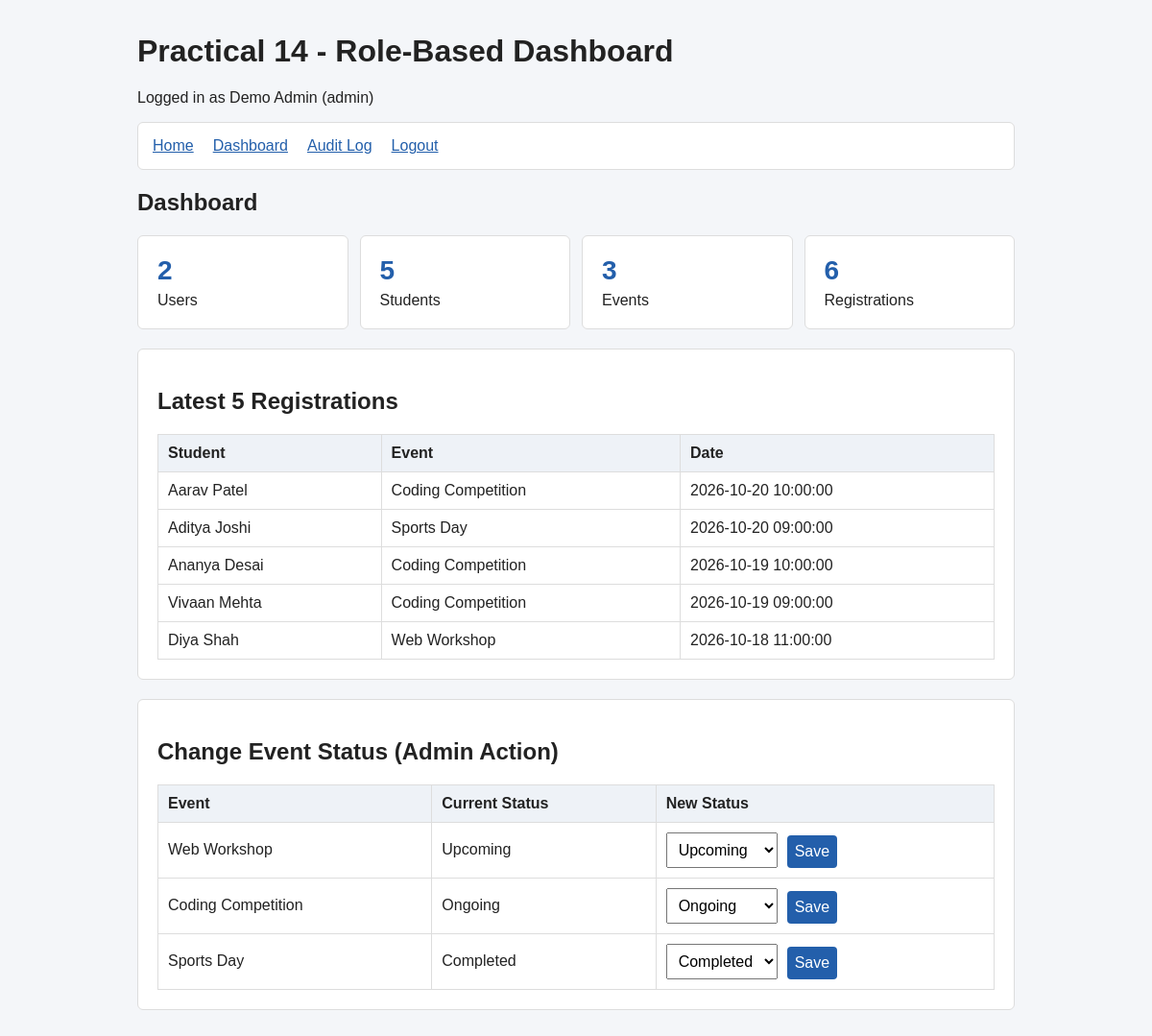
Page /index.php?page=dashboard (signed in) on the committed database.
### tables this page shows
CREATE TABLE IF NOT EXISTS users (
    id INT AUTO_INCREMENT PRIMARY KEY,
    name VARCHAR(100) NOT NULL,
    email VARCHAR(150) NOT NULL UNIQUE,
    password VARCHAR(255) NOT NULL,
    role ENUM('admin', 'student') NOT NULL
);

CREATE TABLE IF NOT EXISTS registrations (
    id INT AUTO_INCREMENT PRIMARY KEY,
    student_id INT NOT NULL,
    event_id INT NOT NULL,
    registered_at DATETIME NOT NULL DEFAULT CURRENT_TIMESTAMP,
    FOREIGN KEY (student_id) REFERENCES students(id),
    FOREIGN KEY (event_id) REFERENCES events(id)
);

CREATE TABLE IF NOT EXISTS students (
    id INT AUTO_INCREMENT PRIMARY KEY,
    name VARCHAR(100) NOT NULL
);

CREATE TABLE IF NOT EXISTS events (
    id INT AUTO_INCREMENT PRIMARY KEY,
    title VARCHAR(100) NOT NULL,
    status VARCHAR(20) NOT NULL
);

### auth.php (called while the page is built, shortened)
<?php
require __DIR__ . '/db.php';
$stmt = $conn->prepare('SELECT id, name, role FROM users WHERE id = ?');
$stmt->bind_param('i', $_SESSION['user_id']);
$stmt->execute();
$user = $stmt->get_result()->fetch_assoc();
function h($text) {
    return htmlspecialchars((string) $text, ENT_QUOTES, 'UTF-8');
}

### index.php (the view, shortened to what this page needs)
<?php
require __DIR__ . '/auth.php';
$page = $_GET['page'] ?? 'home';
$isAdmin = $user['role'] === 'admin';
if ($page === 'dashboard') {
    $userCount = $conn->query('SELECT COUNT(*) FROM users')->fetch_row()[0];
    $studentCount = $conn->query('SELECT COUNT(*) FROM students')->fetch_row()[0];
    $eventCount = $conn->query('SELECT COUNT(*) FROM events')->fetch_row()[0];
    $registrationCount = $conn->query('SELECT COUNT(*) FROM registrations')->fetch_row()[0];
    $registrations = $conn->query('SELECT s.name, e.title, r.registered_at
        FROM registrations r
        JOIN students s ON s.id = r.student_id
        JOIN events e ON e.id = r.event_id
        ORDER BY r.registered_at DESC, r.id DESC LIMIT 5');
    $events = $conn->query('SELECT id, title, status FROM events ORDER BY id');
}
?>
<!DOCTYPE html>
<html lang="en">
<head>
    <link rel="stylesheet" href="style.css">
</head>
<body>
<main>
    <h1>Practical 14 - Role-Based Dashboard</h1>
    <p>Logged in as <?= h($user['name']) ?> (<?= h($user['role']) ?>)</p>
    <nav>
        <a href="index.php">Home</a>
        <?php if ($isAdmin): ?>
            <a href="index.php?page=dashboard">Dashboard</a>
            <a href="index.php?page=audit">Audit Log</a>
        <?php endif; ?>
        <a href="logout.php">Logout</a>
    </nav>
    <?php if ($page === 'home'): ?>
        <section>
            <h2>Home</h2>
            <p><?= $isAdmin ? 'You are an admin. Open the Dashboard or Audit Log from the menu.' : 'You are a student. Only Home and Logout are available.' ?></p>
        </section>
    <?php elseif ($page === 'dashboard'): ?>
        <h2>Dashboard</h2>
        <div class="stats">
            <div><strong><?= $userCount ?></strong>Users</div>
            <div><strong><?= $studentCount ?></strong>Students</div>
            <div><strong><?= $eventCount ?></strong>Events</div>
            <div><strong><?= $registrationCount ?></strong>Registrations</div>
        </div>
        <section>
            <h2>Latest 5 Registrations</h2>
            <div class="table-wrap">
                <table>
                    <tr><th>Student</th><th>Event</th><th>Date</th></tr>
                    <?php while ($row = $registrations->fetch_assoc()): ?>
                        <tr><td><?= h($row['name']) ?></td><td><?= h($row['title']) ?></td><td><?= h($row['registered_at']) ?></td></tr>
                    <?php endwhile; ?>
                </table>
            </div>
        </section>
        <section>
            <h2>Change Event Status (Admin Action)</h2>
            <div class="table-wrap">
                <table>
                    <tr><th>Event</th><th>Current Status</th><th>New Status</th></tr>
                    <?php while ($event = $events->fetch_assoc()): ?>
                        <tr>
                            <td><?= h($event['title']) ?></td>
                            <td><?= h($event['status']) ?></td>
                            <td>
                                <form method="post" action="index.php?page=dashboard">
                                    <select name="status">
                                        <?php foreach (['Upcoming', 'Ongoing', 'Completed', 'Cancelled'] as $status): ?>
                                            <option value="<?= $status ?>" <?= $status === $event['status'] ? 'selected' : '' ?>><?= $status ?></option>
                                        <?php endforeach; ?>
                                    </select>
                                    <button>Save</button>
                                </form>
                            </td>
                        </tr>
                    <?php endwhile; ?>
                </table>
            </div>
        </section>
    <?php endif; ?>
</main>
</body>
</html>

### style.css (style rules this page uses)
* { box-sizing: border-box; }
body { font-family: Arial, sans-serif; background: #f4f6f9; color: #222; margin: 0; }
main { max-width: 950px; margin: 35px auto; padding: 0 18px; }
nav, section, .stats div { background: white; border: 1px solid #ddd; border-radius: 6px; }
nav { padding: 15px; display: flex; flex-wrap: wrap; gap: 20px; }
section { padding: 20px; margin: 20px 0; }
a { color: #235fab; }
form { display: flex; flex-wrap: wrap; gap: 10px; align-items: end; }
input, select, button { font: inherit; padding: 8px; }
button { color: white; background: #235fab; border: 0; border-radius: 4px; cursor: pointer; }
.stats { display: flex; gap: 12px; flex-wrap: wrap; margin: 20px 0; }
.stats div { flex: 1; min-width: 140px; padding: 20px; }
.stats strong { display: block; font-size: 28px; color: #235fab; margin-bottom: 6px; }
.table-wrap { overflow-x: auto; }
table { width: 100%; border-collapse: collapse; }
th, td { border: 1px solid #ddd; padding: 10px; text-align: left; }
th { background: #eef2f7; }

### rows in the picture
users: name "Demo Admin", role "admin"
registrations: student.name "Aarav Patel", event.title "Coding Competition", registered_at "2026-10-20 10:00:00"
registrations: student.name "Aditya Joshi", event.title "Sports Day", registered_at "2026-10-20 09:00:00"
registrations: student.name "Ananya Desai", event.title "Coding Competition", registered_at "2026-10-19 10:00:00"
registrations: student.name "Vivaan Mehta", event.title "Coding Competition", registered_at "2026-10-19 09:00:00"
registrations: student.name "Diya Shah", event.title "Web Workshop", registered_at "2026-10-18 11:00:00"
events: title "Web Workshop", status "Upcoming"
events: title "Coding Competition", status "Ongoing"
events: title "Sports Day", status "Completed"

### other values in the picture
$userCount "2"
$studentCount "5"
$eventCount "3"
$registrationCount "6"
